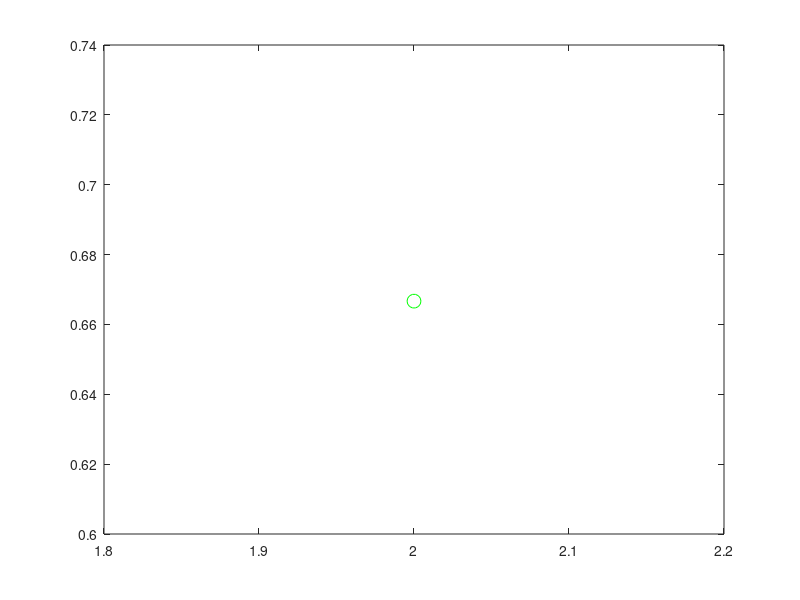

Write MATLAB code to recreate this figure. (Note: this script raises an error after producing the figure.)
% construction de la courbe P/V pour un pont
% (adimensionalisation par le rayon)

% CAS L=2, SANS GRAVITE

global Bo RR dpdz alphac Weta Wxi verbosity beta discretization nbdim Vref;


L = 2;

RR = 1;
dpdz = 0;
Weta = 1;
Wxi = 1;
verbosity = 0;
close all;
beta = -1;
discretization = 'FD';
nbdim = 3;
Vref = pi*L;





% solution limite theorique : deux portions de sphere de rayon Rc tel que
% Rc^2 = R^2 + (Rc-L/2)^2 
F = @(x)(x^2-1-(x-L/2)^2);
Rc = fzero(F,1.5)
%  Rc = 1
Kl = 2/Rc;
Vl = 2*pi/3*(L/2)^2*(3*Rc-L/2);% formule volume d'une calotte spherique
figure(21);
plot(Kl,Vl/Vref,'go','MarkerSize',10);
hold on;
% geometrie initiale : pont cylindrique
t = [0:.005:1];
R0 = RR*ones(size(t));
Z0 = L*t;

R = R0;
Z = Z0;
P = 1;
V = 1; 
[R,Z,P,V] = Newton_P(R0,Z0,P,V,1);
figure(10);
hold on;
plot(R,Z,'r');
figure(21);
plot(P,V/Vref,'ro','MarkerSize',10);

% continuation en diminuant P 
[R,Z,P,V] = Loop_P(R,Z,P,V,-.02,5);
[R,Z,P,V] = Loop_P(R,Z,P,V,-.02,5);


% au passage on attrape la solution d'equilibre final 
% (volume = celui des deux portions de spheres)
[Rf,Zf,Pf,Vf] = Newton_V(R,Z,P,V,Vl);
figure(21);
plot(Pf,Vf/Vref,'go','MarkerSize',10);
figure(10);
plot(Rf,Zf,'g')

% loop V dans le virage
[R,Z,P,V] = Loop_V(R,Z,P,V,-.2,5);
[R,Z,P,V] = Loop_V(R,Z,P,V,-.2,5);

%remonte en P
[R,Z,P,V] = Loop_P(R,Z,P,V,+.1,10);
[R,Z,P,V] = Loop_P(R,Z,P,V,+.1,10);
[R,Z,P,V] = Loop_P(R,Z,P,V,+.1,10);
[R,Z,P,V] = Loop_P(R,Z,P,V,+.02,10);
%[R,Z,P,V] = Loop_P(R,Z,P,V,+.004,10);

%solution limite deux spheres qui se touchent
[Rlim,Zlim,Plim,Vlim] = Newton_P(R,Z,P,V,P);
figure(10);
plot(Rlim,Zlim,'g')

if (1==1) %tentative d'attraper la solution a deux cols pour L=4
[Rlim,Zlim,Plim,Vlim] = Newton_P(Rlim,Zlim,Plim,Vlim,Plim-.004);
Rw = [Rlim,Rlim];
Zw = [Zlim,Zlim+2];
Pw = Plim;
Vw = 2*Vlim;
[R,Z,P,V] = Newton_P(Rw,Zw,Pw,Vw,Pw);
figure(10);
plot(R,Z,'g')

[R,Z,P,V] = Loop_P(R,Z,P,V,-.02,100);

pause;
end

% continuation en montant V 
[R,Z,P,V] = Loop_V(R0,Z0,1,Vref,+.1*Vref,50);
[R,Z,P,V] = Loop_V(R,Z,P,V,Vref*.02,20);



% mise en forme des figures

figure(21);
grid on;
xlabel('P')
ylabel('V')

figure(10);
grid on;
xlabel('R')
ylabel('Z')

figure(31);
grid on;
figure(32);
grid on;



%solution a deux cols pour L=4

Rw = [Rlim,Rlim];
Zw = [Zlim,Zlim+2];
Pw = 2.02;

[R,Z,P,V] = Newton_P(Rw,Zw,Pw,0,Pw);
figure(10);
plot(R,Z,'g')


